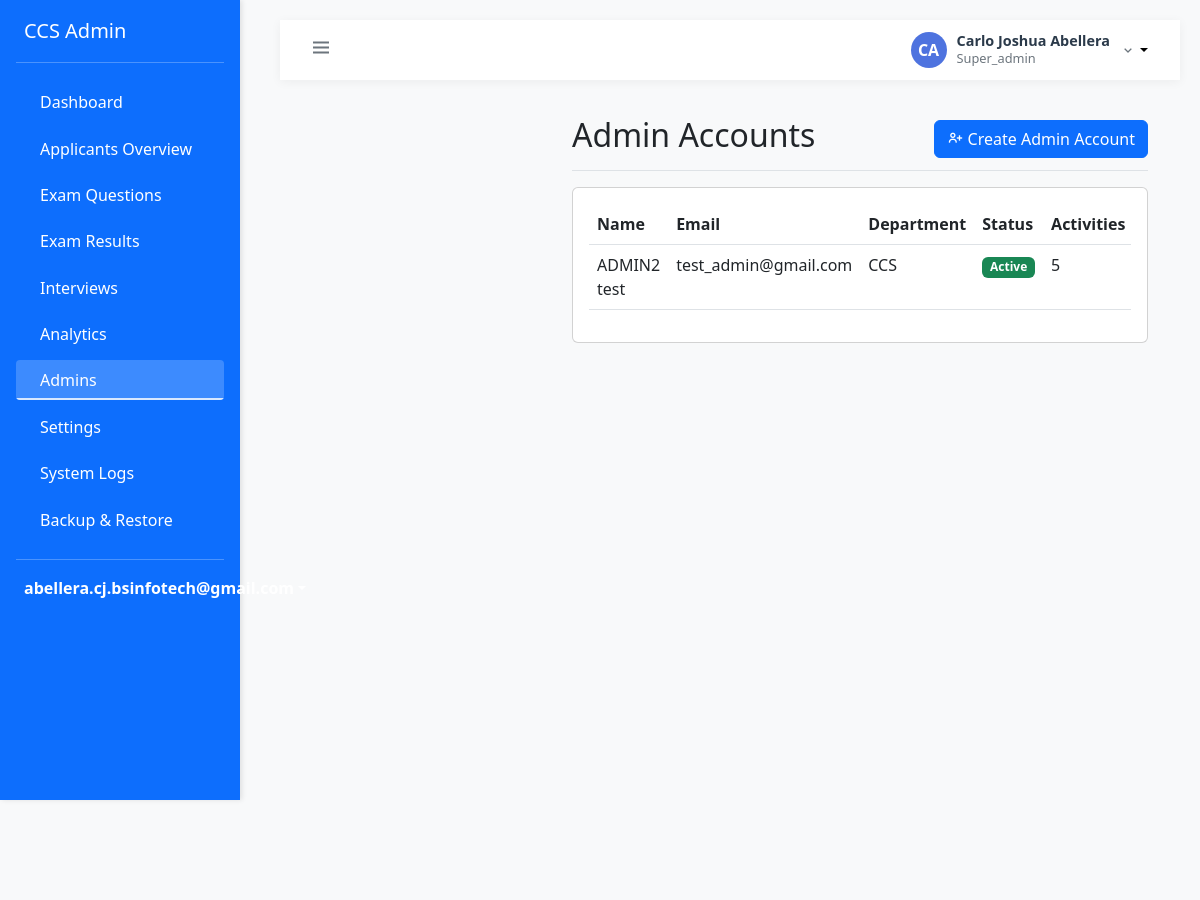
Screenshot of /admin/super/list_admins.php (signed in) with the database file from the repository.
### tables this page shows
CREATE TABLE `users` (
  `id` int(11) NOT NULL,
  `email` varchar(255) NOT NULL,
  `password` varchar(255) NOT NULL,
  `first_name` varchar(100) NOT NULL,
  `last_name` varchar(100) NOT NULL,
  `role` enum('super_admin','admin','applicant') NOT NULL,
  `status` enum('active','inactive','pending','approved','rejected') DEFAULT 'pending',
  `created_at` timestamp NOT NULL DEFAULT current_timestamp(),
  `updated_at` timestamp NOT NULL DEFAULT current_timestamp() ON UPDATE current_timestamp(),
  `updated_by` int(11) DEFAULT NULL
);

### config/database.php (called while the page is built, shortened)
<?php
class Database {
    private static $instance = null;
    private $connection;
    private function __construct() {
        try {
            $this->connection = new PDO(
                "mysql:host=localhost;dbname=ccs_screening",
                "root",
                ""
            );
            $this->connection->setAttribute(PDO::ATTR_ERRMODE, PDO::ERRMODE_EXCEPTION);
            $this->connection->setAttribute(PDO::ATTR_DEFAULT_FETCH_MODE, PDO::FETCH_ASSOC);
        } catch(PDOException $e) {
            die("Connection failed: " . $e->getMessage());
        }
    }
    public static function getInstance() {
        if (self::$instance === null) {
            self::$instance = new self();
        }
        return self::$instance;
    }
    public function getConnection() {
        return $this->connection;
    }
}
?>

### classes/Auth.php (called while the page is built, shortened)
<?php
class Auth {
    private $conn;
    public function __construct() {
        require_once __DIR__ . '/../config/database.php';
        $this->database = Database::getInstance();
        $this->conn = $this->database->getConnection();
    }
    public function isLoggedIn() {
        return isset($_SESSION['user_id']) && !empty($_SESSION['user_id']);
    }
    public function getCurrentUser() {
        try {
            $stmt = $this->conn->prepare("
                SELECT
                    u.*,
                    CASE
                        WHEN sa.user_id IS NOT NULL THEN 'super_admin'
                        WHEN a.user_id IS NOT NULL THEN 'admin'
                        ELSE u.role
                    END as role_type
                FROM users u
                LEFT JOIN super_admins sa ON u.id = sa.user_id
                LEFT JOIN admins a ON u.id = a.user_id
                WHERE u.id = ? AND u.status = 'active'
                LIMIT 1
            ");
            $stmt->execute([$_SESSION['user_id']]);
            $user = $stmt->fetch(PDO::FETCH_ASSOC);
            if ($user) {
                $user['role'] = $user['role_type'];
            }
            return $user;
        } catch (Exception $e) {
            error_log("Get current user error: " . $e->getMessage());
            return null;
        }
    }
}
?>

### admin/super/list_admins.php (the view, shortened to what this page needs)
<?php
require_once '../../classes/Auth.php';
require_once '../../config/database.php';
require_once '../includes/layout.php';
$auth = new Auth();
try {
    $database = Database::getInstance();
    $conn = $database->getConnection();
    $query = "SELECT u.id, u.email, u.status, u.created_at,
              a.first_name, a.last_name, a.department,
              (SELECT COUNT(*) FROM activity_logs WHERE user_id = u.id) as activity_count
              FROM users u
              JOIN admins a ON u.id = a.user_id
              WHERE u.role = 'admin'
              ORDER BY u.created_at DESC";
    $stmt = $conn->prepare($query);
    $stmt->execute();
    $admins = $stmt->fetchAll(PDO::FETCH_ASSOC);
} catch (Exception $e) {
    $error = 'Error: ' . $e->getMessage();
    $admins = [];
}
$page_title = 'Admin Accounts';
admin_header($page_title);
?>
<div class="wrapper">
    <?php include_once '../includes/sidebar.php'; ?>
    <div class="page-content-wrapper">
        <div class="container-fluid">
            <div class="row">
                <div class="col-12">
                    <div class="d-flex justify-content-between flex-wrap flex-md-nowrap align-items-center pt-3 pb-2 mb-3 border-bottom">
                        <h1 class="h2"><?php echo $page_title; ?></h1>
                        <div class="btn-toolbar mb-2 mb-md-0">
                            <a href="create_admin.php" class="btn btn-primary">
                                <i class='bx bx-user-plus'></i> Create Admin Account
                            </a>
                        </div>
                    </div>
                </div>
            </div>
            <div class="row">
                <div class="col-12">
                    <div class="card">
                        <div class="card-body">
                            <div class="table-responsive">
                                <table class="table table-hover">
                                    <thead>
                                        <tr>
                                            <th>Name</th>
                                            <th>Email</th>
                                            <th>Department</th>
                                            <th>Status</th>
                                            <th>Activities</th>
                                        </tr>
                                    </thead>
                                    <tbody>
                                        <?php if (empty($admins)): ?>
                                            <tr>
                                                <td colspan="7" class="text-center">No admin accounts found</td>
                                            </tr>
                                        <?php else: ?>
                                            <?php foreach ($admins as $admin): ?>
                                                <tr>
                                                    <td><?php echo htmlspecialchars($admin['first_name'] . ' ' . $admin['last_name']); ?></td>
                                                    <td><?php echo htmlspecialchars($admin['email']); ?></td>
                                                    <td><?php echo htmlspecialchars($admin['department']); ?></td>
                                                    <td>
                                                        <span class="badge bg-<?php echo $admin['status'] === 'active' ? 'success' : 'danger'; ?>">
                                                            <?php echo ucfirst($admin['status']); ?>
                                                        </span>
                                                    </td>
                                                    <td><?php echo $admin['activity_count']; ?></td>
                                                </tr>
                                            <?php endforeach; ?>
                                        <?php endif; ?>
                                    </tbody>
                                </table>
                            </div>
                        </div>
                    </div>
                </div>
            </div>
        </div>
    </div>
</div>
<?php admin_footer(); ?>

### admin/includes/layout.php (shortened to what this page needs)
<?php
require_once __DIR__ . '/../../classes/Auth.php';
function admin_header($title = '') {
?>
<!DOCTYPE html>
<html lang="en">
<head>
    <link href="https://cdn.jsdelivr.net/npm/bootstrap@5.3.0/dist/css/bootstrap.min.css" rel="stylesheet">
    <link href='https://unpkg.com/boxicons@2.1.4/css/boxicons.min.css' rel='stylesheet'>
    <link href="https://cdn.jsdelivr.net/npm/metismenu/dist/metisMenu.min.css" rel="stylesheet">
</head>
<body>
    <div class="wrapper">
        <?php include 'sidebar.php'; ?>
        <div class="page-content-wrapper">
            <nav class="top-navbar">
                <button class="btn btn-link text-secondary px-1 py-0" id="sidebarToggle">
                    <i class="bx bx-menu fs-4"></i>
                </button>
                <div class="user-profile dropdown">
                    <button class="user-profile-btn dropdown-toggle" type="button" data-bs-toggle="dropdown" aria-expanded="false">
                        <div class="user-avatar">
                            <?php echo strtoupper(substr($user['first_name'], 0, 1) . substr($user['last_name'], 0, 1)); ?>
                        </div>
                        <div class="user-info">
                            <h6 class="user-name"><?php echo htmlspecialchars($user['first_name'] . ' ' . $user['last_name']); ?></h6>
                            <p class="user-role"><?php echo ucfirst($user['role']); ?></p>
                        </div>
                        <i class="bx bx-chevron-down text-secondary"></i>
                    </button>
                </div>
            </nav>
            <div class="content-wrapper">
<?php
}
function admin_footer() {
?>
            </div>
        </div>
    </div>
</body>
</html>
<?php } ?>

### admin/includes/sidebar.php (shortened to what this page needs)
<?php
require_once __DIR__ . '/../../classes/Auth.php';
global $auth;
$user = $auth->getCurrentUser();
function is_active($page_name) {
    return strpos($_SERVER['SCRIPT_NAME'], $page_name) !== false ? 'active' : '';
}
?>
<nav class="sidebar bg-primary">
    <div class="d-flex flex-column">
        <a href="/php-ccs/admin/super/dashboard.php" class="d-flex align-items-center mb-3 mb-md-0 me-md-auto text-white text-decoration-none">
            <span class="fs-5">CCS Admin</span>
        </a>
        <hr class="text-white my-3">
        <ul class="nav nav-pills flex-column mb-auto">
            <li class="nav-item">
                <a class="nav-link text-white <?php echo is_active('dashboard'); ?>" href="/php-ccs/admin/super/dashboard.php">
                    Dashboard
                </a>
            </li>
            <li class="nav-item">
                <a class="nav-link text-white <?php echo is_active('applicants'); ?>" href="/php-ccs/admin/super/applicants_overview.php">
                    Applicants Overview
                </a>
            </li>
            <li class="nav-item">
                <a class="nav-link text-white <?php echo is_active('manage_questions'); ?>" href="/php-ccs/admin/super/manage_questions.php">
                    Exam Questions
                </a>
            </li>
            <li class="nav-item">
                <a class="nav-link text-white <?php echo is_active('exam_results'); ?>" href="/php-ccs/admin/super/exam_results.php">
                    Exam Results
                </a>
            </li>
            <li class="nav-item">
                <a class="nav-link text-white <?php echo is_active('interview_list'); ?>" href="/php-ccs/admin/super/interview_list.php">
                    Interviews
                </a>
            </li>
            <li class="nav-item">
                <a class="nav-link text-white <?php echo is_active('analytics'); ?>" href="/php-ccs/admin/super/analytics.php">
                    Analytics
                </a>
            </li>
            <li class="nav-item">
                <a class="nav-link text-white <?php echo is_active('list_admins'); ?>" href="/php-ccs/admin/super/list_admins.php">
                    Admins
                </a>
            </li>
            <li class="nav-item">
                <a class="nav-link text-white <?php echo is_active('system_settings'); ?>" href="/php-ccs/admin/super/system_settings.php">
                    Settings
                </a>
            </li>
            <li class="nav-item">
                <a class="nav-link text-white <?php echo is_active('logs'); ?>" href="/php-ccs/admin/super/system_logs.php">
                    System Logs
                </a>
            </li>
            <li class="nav-item">
                <a class="nav-link text-white <?php echo is_active('backup'); ?>" href="/php-ccs/admin/super/backup.php">
                    Backup & Restore
                </a>
            </li>
        </ul>
        <hr class="text-white my-3">
        <div class="dropdown pb-3">
            <a href="#" class="d-flex align-items-center text-white text-decoration-none dropdown-toggle" id="dropdownUser" data-bs-toggle="dropdown" aria-expanded="false">
                <strong><?php echo htmlspecialchars($user['email']); ?></strong>
            </a>
        </div>
    </div>
</nav>

### admin/includes/layout.php (style rules this page uses)
body { min-height: 100vh; margin: 0; padding: 0; background-color: #f8f9fa; overflow-x: hidden; }
.wrapper { display: flex; min-height: 100vh; position: relative; }
.page-content-wrapper { position: relative; min-height: 100vh; margin-left: 260px; transition: margin-left 0.3s ease; width: calc(100% - 260px); background-color: #f8f9fa; padding: 20px; }
.top-navbar { background: #fff; height: 60px; padding: 0 1.5rem; display: flex; align-items: center; justify-content: space-between; box-shadow: 0 2px 10px rgba(0,0,0,0.05); position: sticky; top: 0; z-index: 999; }
.user-profile { position: relative; }
.user-profile-btn { display: flex; align-items: center; padding: 0.5rem; border: none; background: none; cursor: pointer; border-radius: 0.5rem; transition: all 0.3s ease; }
.user-avatar { width: 36px; height: 36px; border-radius: 50%; background: #4e73df; color: #fff; display: flex; align-items: center; justify-content: center; font-weight: 600; margin-right: 10px; }
.user-info { text-align: left; margin-right: 10px; }
.user-name { margin: 0; font-size: 0.9rem; font-weight: 600; color: #2b3a4a; }
.user-role { margin: 0; font-size: 0.8rem; color: #6c757d; }

### admin/includes/sidebar.php (style rules this page uses)
.sidebar { width: 240px; min-height: 100vh; position: fixed; top: 0; left: 0; z-index: 100; padding: 1rem; box-shadow: 2px 0 5px rgba(0,0,0,0.1); transition: all 0.3s ease; }
.sidebar .nav-link { padding: 0.5rem 1rem; margin: 0.2rem 0; border-radius: 0.25rem; font-weight: 500; transition: background-color 0.2s; position: relative; overflow: hidden; }
.sidebar .nav-link::after { content: ''; position: absolute; bottom: 0; left: 0; width: 0; height: 2px; background: rgba(255,255,255,0.5); transition: width 0.3s ease; }
.sidebar .nav-link.active::after { width: 100%; background: rgba(255,255,255,0.8); }
.sidebar .nav-link.active { background: rgba(255, 255, 255, 0.2); }

### rows the page displays
users: email "abellera.cj.bsinfotech@gmail.com", first_name+last_name "CA", first_name+last_name "Carlo Joshua Abellera", role "Super_admin"
users: last_name "ADMIN2 test", email "test_admin@gmail.com", department "CCS", status "Active", activity_count "5"

### other values shown
$page_title "Admin Accounts"
